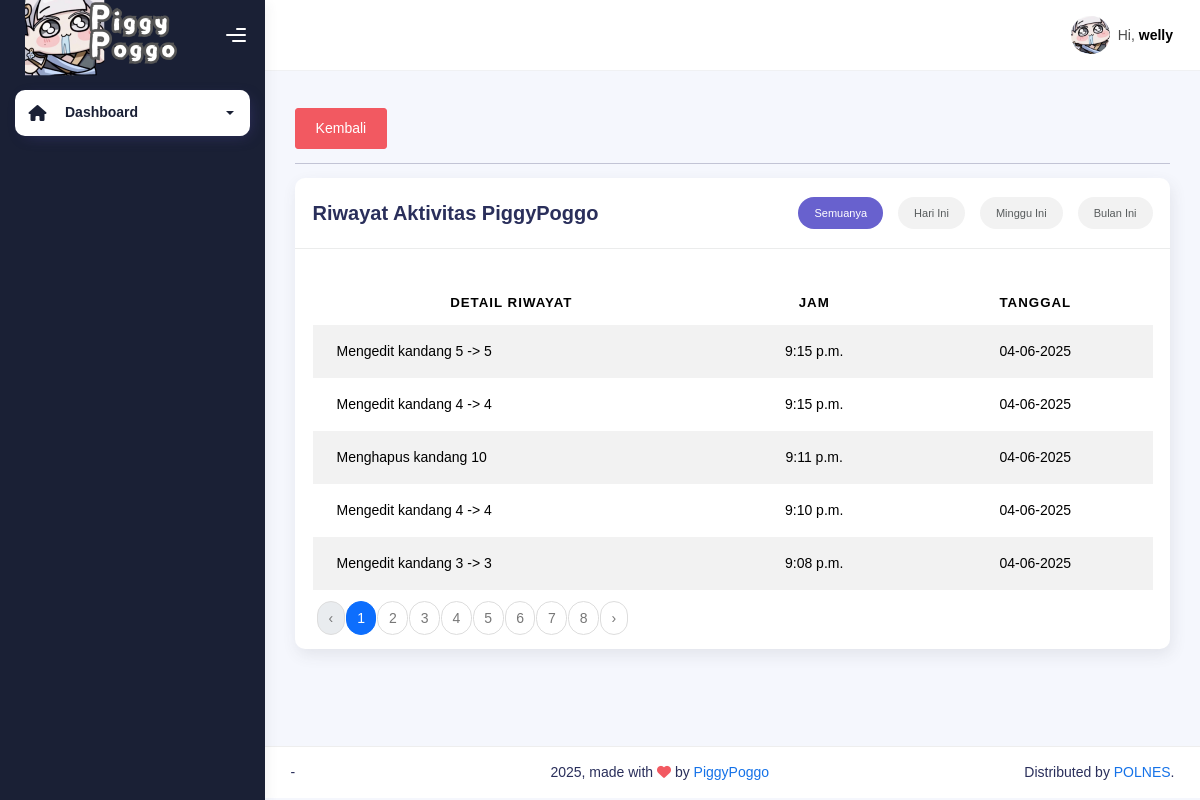
The app's page /dashboard/riwayat (signed in) with its own data.
### piggypoggo_app/models.py (models this page shows)
class Riwayat(models.Model):
    riwayat = models.TextField(null=True, blank=True)
    tanggal = models.DateTimeField(auto_now_add=True)
    def __str__(self):
        return f'{self.riwayat}'

### piggypoggo_app/views.py (the view, shortened to what this page needs)
# urls.py: path('dashboard/riwayat', views.riwayat, name="riwayat"),
@login_required
@status_required([1, 2])
def riwayat(request):
    filter_option = request.GET.get('filter', 'semua')
    all_riwayats = Riwayat.objects.all()
    if filter_option == 'hari_ini':
        from django.utils.timezone import now
        today = now().date()
        all_riwayats = all_riwayats.filter(tanggal__date=today)
    elif filter_option == 'bulan_ini':
        from django.utils.timezone import now
        today = now().date()
        all_riwayats = all_riwayats.filter(tanggal__year=today.year, tanggal__month=today.month)
    all_riwayats = all_riwayats.order_by('-tanggal')
    paginator = Paginator(all_riwayats, 5)
    page_number = request.GET.get('page')
    page_obj = paginator.get_page(page_number)
    context = {
        'page_obj': page_obj,
        'filter': filter_option,
    }
    return render(request, 'riwayat.html', context)

### piggypoggo_app/templates/riwayat.html (shortened to what this page needs)
{% extends "base-dashboard.html" %} {% load static %}
{% block content %}
<div class="container">
    <div class="page-inner">
        <div class="page-header">
        </div>
        <div class="row">
            <div class="col-md-12">
                <a href="{% url 'dashboard' %}" class="btn btn-danger" style="margin-top: -20px;">Kembali</a>
                <hr>
                <div class="card">
                    <div class="card-header" style="display: flex; justify-content: space-between; align-items: center;">
                        <div class="card-title" style="margin-right: 10px;">Riwayat Aktivitas PiggyPoggo</div>
                        <div>
                            <ul class="nav nav-pills nav-secondary nav-pills-no-bd nav-sm" id="pills-tab" role="tablist">
                                <li class="nav-item">
                                    <a class="nav-link {% if filter == 'semua' %}active{% endif %}" href="?filter=semua">Semuanya</a>
                                </li>
                                <li class="nav-item">
                                    <a class="nav-link {% if filter == 'hari_ini' %}active{% endif %}" href="?filter=hari_ini">Hari Ini</a>
                                </li>
                                <li class="nav-item">
                                    <a class="nav-link {% if filter == 'minggu_ini' %}active{% endif %}" href="?filter=minggu_ini">Minggu Ini</a>
                                </li>
                                <li class="nav-item">
                                    <a class="nav-link {% if filter == 'bulan_ini' %}active{% endif %}" href="?filter=bulan_ini">Bulan Ini</a>
                                </li>
                            </ul>
                        </div>
                    </div>
                    <div class="card-body">
                        <table class="table table-striped mt-3">
                        <thead>
                            <tr>
                            <th scope="col" style="text-align: center;">Detail Riwayat</th>
                            <th scope="col" style="text-align: center;">Jam</th>
                            <th scope="col" style="text-align: center;">Tanggal</th>
                            </tr>
                        </thead>
                        <tbody>
                            {% for riwayat in page_obj %}
                            <tr>
                                <td>{{ riwayat }}</td>
                                <td style="text-align: center;">{{ riwayat.tanggal|time }}</td>
                                <td style="text-align: center;">{{ riwayat.tanggal|date:'d-m-Y' }}</td>
                            </tr>
                            {% endfor %}
                        </tbody>
                        </table>
                    </div>
                    <div class="dataTables_paginate paging_simple_numbers" style="margin-top: -20px; margin-left: 20px;">
                        <ul class="pagination">
                        {% if page_obj.has_previous %}
                            <li class="paginate_button page-item">
                            <a class="page-link" href="?page={{ page_obj.previous_page_number }}&filter={{ filter }}">‹</a>
                            </li>
                        {% else %}
                            <li class="paginate_button page-item disabled">
                            <span class="page-link">‹</span>
                            </li>
                        {% endif %}
                        {% for num in page_obj.paginator.page_range %}
                            {% if page_obj.number == num %}
                            <li class="paginate_button page-item active">
                                <span class="page-link">{{ num }}</span>
                            </li>
                            {% else %}
                            <li class="paginate_button page-item">
                                <a class="page-link" href="?page={{ num }}&filter={{ filter }}">{{ num }}</a>
                            </li>
                            {% endif %}
                        {% endfor %}
                        {% if page_obj.has_next %}
                            <li class="paginate_button page-item">
                            <a class="page-link" href="?page={{ page_obj.next_page_number }}&filter={{ filter }}">›</a>
                            </li>
                        {% else %}
                            <li class="paginate_button page-item disabled">
                            <span class="page-link">›</span>
                            </li>
                        {% endif %}
                        </ul>
                    </div>
                </div>
            </div>
        </div>
    </div>
</div>
{% endblock content %}

### piggypoggo_app/templates/base-dashboard.html (shortened to what this page needs)
{% load static %}
<!DOCTYPE html>
<html lang="en">
  <head>
    <link rel="stylesheet" href="{% static 'css/bootstrap.min.css' %}" />
    <link rel="stylesheet" href="{% static 'css/plugins.min.css' %}" />
    <link rel="stylesheet" href="{% static 'css/piggypoggo.min.css' %}" />
    <link rel="stylesheet" href="https://cdnjs.cloudflare.com/ajax/libs/bootstrap/5.3.3/css/bootstrap-grid.min.css" />
    <link href="https://cdn.jsdelivr.net/npm/select2@4.1.0-rc.0/dist/css/select2.min.css" rel="stylesheet" />
    <link rel="stylesheet" href="https://cdnjs.cloudflare.com/ajax/libs/font-awesome/6.5.1/css/all.min.css">
  </head>
  <body>
    <div class="wrapper">
      <div class="sidebar sidebar-style-2" data-background-color="dark">
        <div class="sidebar-logo">
          <div class="logo-header" data-background-color="dark">
            <a href="index.html" class="logo">
              <img src="{% static 'img/piggypoggo/jinhsilogo.png' %}" alt="navbar brand" class="navbar-brand" height="90" style=""/>
            </a>
            <div class="nav-toggle">
              <button class="btn btn-toggle toggle-sidebar">
                <i class="gg-menu-right"></i>
              </button>
            </div>
          </div>
        </div>
        <div class="sidebar-wrapper scrollbar scrollbar-inner">
          <div class="sidebar-content">
            <ul class="nav nav-secondary">
              <li class="nav-item active">
                <a data-bs-toggle="collapse" href="#dashboard" class="collapsed" aria-expanded="false">
                  <i class="fas fa-home"></i>
                  <p>Dashboard</p>
                  <span class="caret"></span>
                </a>
              </li>
            </ul>
          </div>
        </div>
      </div>
      <div class="main-panel">
        <div class="main-header">
          <nav class="navbar navbar-header navbar-header-transparent navbar-expand-lg border-bottom">
            <div class="container-fluid">
              <ul class="navbar-nav topbar-nav ms-md-auto align-items-center">
                <li class="nav-item topbar-user dropdown hidden-caret">
                  <a class="dropdown-toggle profile-pic" data-bs-toggle="dropdown" href="#" aria-expanded="false">
                    <div class="avatar-sm">
                      <img
                        src="{% static 'img/piggypoggo/jinhsi-icon.png' %}"
                        alt="..."
                        class="avatar-img rounded-circle"
                      />
                    </div>
                    <span class="profile-username">
                      <span class="op-7">Hi,</span>
                      <span class="fw-bold">{{ request.user }}</span>
                    </span>
                  </a>
                </li>
              </ul>
            </div>
          </nav>
        </div>
        {% block content %}{% endblock content %}
      <footer class="footer">
          <div class="container-fluid d-flex justify-content-between">
            <nav class="pull-left">
              <ul class="nav">
                <li class="nav-item">
                  -
                </li>
              </ul>
            </nav>
            <div class="copyright">
              2025, made with <i class="fa fa-heart heart text-danger"></i> by
              <a href="">PiggyPoggo</a>
            </div>
            <div>
              Distributed by
              <a target="_blank" href="">POLNES</a>.
            </div>
          </div>
        </footer>
      </div>
    </div>
  </body>
</html>

### records on screen
Riwayat: riwayat "Mengedit kandang 5 -> 5", tanggal "9:15 p.m.", tanggal "04-06-2025"
Riwayat: riwayat "Mengedit kandang 4 -> 4", tanggal "9:15 p.m.", tanggal "04-06-2025"
Riwayat: riwayat "Menghapus kandang 10", tanggal "9:11 p.m.", tanggal "04-06-2025"
Riwayat: riwayat "Mengedit kandang 4 -> 4", tanggal "9:10 p.m.", tanggal "04-06-2025"
Riwayat: riwayat "Mengedit kandang 3 -> 3", tanggal "9:08 p.m.", tanggal "04-06-2025"

### other values on screen
{{ request.user }} "welly"
{{ num }} "1"
{{ num }} "2" "3" "4" "5" "6" "7" "8"
